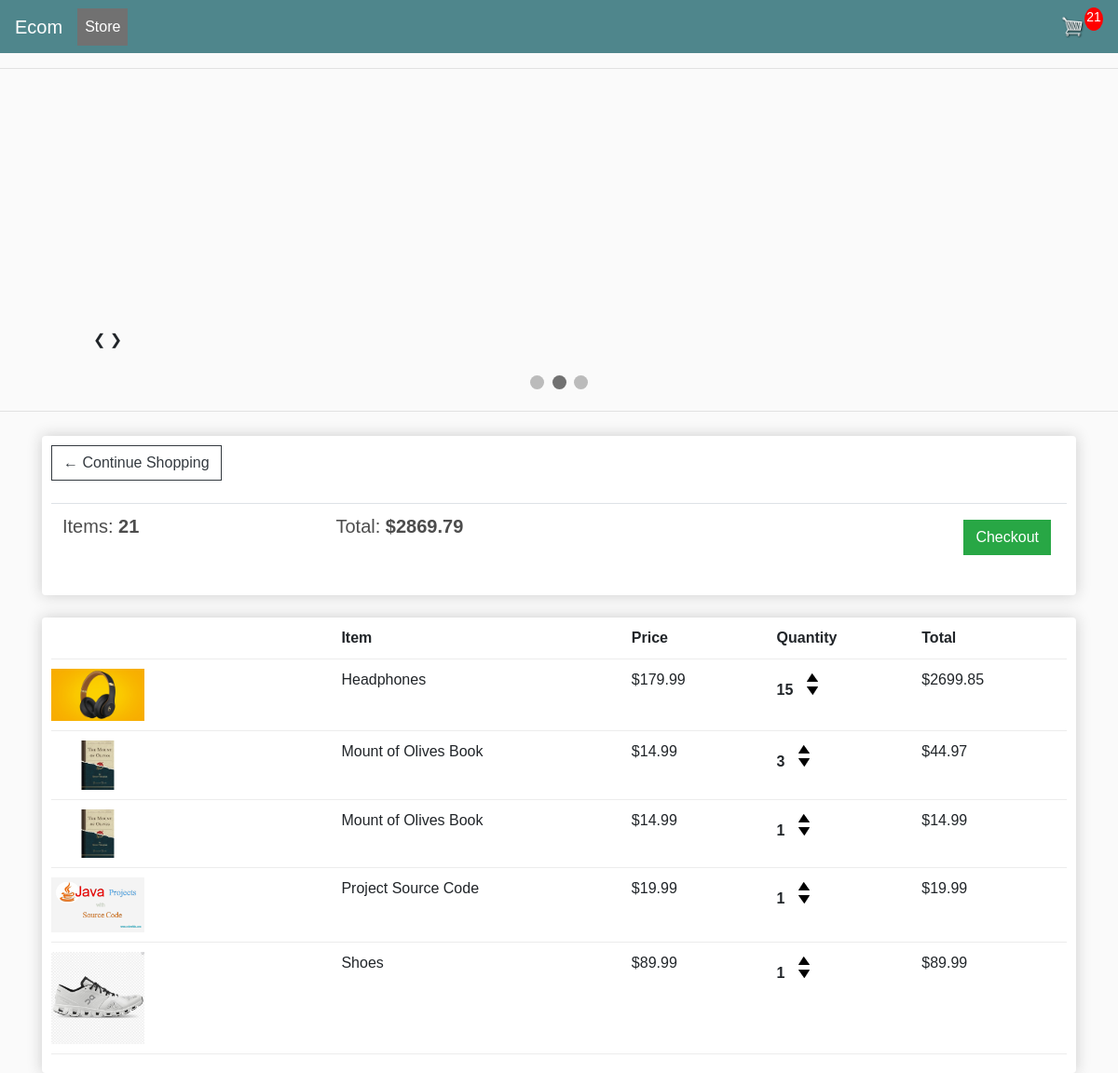
The app's page /cart/ (signed in) with its own data.
### store/models.py (models this page shows, shortened)
class Order(models.Model):
        customer = models.ForeignKey(Customer,on_delete=models.SET_NULL, blank=True, null=True)
        date_order = models.DateTimeField(auto_now_add=True)
        complete = models.BooleanField(default=False, null=True, blank=False)
        transaction_id = models.CharField(max_length=200, null=True)
        @property
        def get_cart_total(self):
            orderitems = self.orderitem_set.all()
            total = sum([item.get_total for item in orderitems])
            return total
        @property
        def get_cart_items(self):
            orderitems = self.orderitem_set.all()
            total = sum([item.quantity for item in orderitems])
            return total

class OrderItem(models.Model):
        product = models.ForeignKey(Product, on_delete=models.SET_NULL, blank=True, null=True)
        order = models.ForeignKey(Order, on_delete=models.SET_NULL, blank=True, null=True)
        quantity = models.IntegerField(default=0, null=True, blank=True)
        date_added = models.DateTimeField(auto_now_add=True)
        @property
        def get_total(self):
            total = self.product.price * self.quantity
            return total

class Product(models.Model):
        name = models.CharField(max_length=200, null=True)
        price = models.DecimalField(max_digits=7,decimal_places=2)
        digital = models.BooleanField(default=False, null=True, blank=False)
        image = models.ImageField(null=True, blank=True)
        @property
        def imageURL(self):
                try:
                    url = self.image.url
                except:
                    url = ''
                return url

### store/views.py (the view)
# urls.py: path('cart/',views.cart, name="cart"),
def cart(request):
     data = cartData(request)
     cartItems= data['cartItems']
     order = data['order']
     items = data['items']
     context = {'items':items, 'order':order, 'cartItems':cartItems}
     return render(request, 'store/cart.html', context)

### store/utils.py (called while the page is built)
def cartData(request):
    if request.user.is_authenticated:
            customer = request.user.customer
            order, created  = Order.objects.get_or_create(customer=customer, complete=False)
            items = order.orderitem_set.all()
            cartItems = order.get_cart_items
    else:
            cookieData = cookieCart(request)
            cartItems= cookieData['cartItems']
            order = cookieData['order']
            items = cookieData['items']
    return{'cartItems':cartItems, 'order':order, 'items':items}

### store/templates/store/cart.html
{% extends 'store/main.html' %} {% load static %} {% block content %}
<div class="row">
    <div class="col-lg-12">
        <div class="box-element">
            <a class="btn btn-outline-dark" href="{% url 'store' %}">&#x2190; Continue Shopping</a>
            <br>
            <br>
            <table class="table">
                <tr>
                    <th>
                        <h5>Items: <strong>{{order.get_cart_items}}</strong></h5>
                    </th>
                    <th>
                        <h5>Total:<strong> ${{order.get_cart_total|floatformat:2}}</strong></h5>
                    </th>
                    <th>
                        <a style="float:right; margin:5px;" class="btn btn-success" href="{% url 'checkout' %}">Checkout</a>
                    </th>
                </tr>
            </table>
        </div>
        <br>
        <div class="box-element">
            <div class="cart-row">
                <div style="flex:2"></div>
                <div style="flex:2"><strong>Item</strong></div>
                <div style="flex:1"><strong>Price</strong></div>
                <div style="flex:1"><strong>Quantity</strong></div>
                <div style="flex:1"><strong>Total</strong></div>
            </div>
            {% for item in items %}
            <div class="cart-row">
                <div style="flex:2"><img class="row-image" src="{{item.product.imageURL}}"></div>
                <div style="flex:2">
                    <p>{{item.product.name}}</p>
                </div>
                <div style="flex:1">
                    <p>${{item.product.price|floatformat:2}}</p>
                </div>
                <div style="flex:1">
                    <p class="quantity">
                        {{item.quantity}}
                    </p>
                    <div class="quantity">
                        <img data-product={{item.product.id}} data-action="add" class="chg-quantity update-cart" src="{% static  'images/arrow-up.png' %}">
                        <img data-product={{item.product.id}} data-action="remove" class="chg-quantity update-cart" src="{% static  'images/arrow-down.png' %}">
                    </div>
                </div>
                <div style="flex:1">
                    <p>${{item.get_total}}</p>
                </div>
            </div>
            {% endfor %}
        </div>
    </div>
</div>
{% endblock content %}

### store/templates/store/main.html (shortened to what this page needs)
<!DOCTYPE html> {% load static %}
<html>
<head>
    <link rel="stylesheet" href="https://stackpath.bootstrapcdn.com/bootstrap/4.4.1/css/bootstrap.min.css">
    <link rel="stylesheet" type="text/css" href="{% static 'css/main.css' %}">
</head>
<body>
    <nav class="navbar navbar-expand-lg navbar-dark bg-dark">
        <a class="navbar-brand" href="{% url 'store' %}">Ecom</a>
        <div class="collapse navbar-collapse" id="navbarSupportedContent">
            <ul class="navbar-nav mr-auto">
                <li class="nav-item active">
                    <a class="nav-link" href="{% url 'store' %}">Store <span class="sr-only">(current)</span></a>
                </li>
            </ul>
            <div class="form-inline my-2 my-lg-0">
                <a href="{% url 'cart' %}">
                    <img id="cart-icon" src="{% static 'images/cart.png' %}">
                </a>
                <p id="cart-total">{{cartItems}}</p>
            </div>
        </div>
    </nav>
    <hr>
    <div class="slideshow-container">
        <a class="prev" onclick="plusSlides(-1)">&#10094;</a>
        <a class="next" onclick="plusSlides(1)">&#10095;</a>
    </div>
    <br>
    <div style="text-align:center">
        <span class="dot" onclick="currentSlide(1)"></span>
        <span class="dot" onclick="currentSlide(2)"></span>
        <span class="dot" onclick="currentSlide(3)"></span>
    </div>
    <hr>
    <div class="container">
        {% block content %} {% endblock content %}
    </div>
</body>
</html>

### static/css/main.css (style rules this page uses)
body { background-color: hsl(0, 0%, 98%); }
h1, h2, h3, h4, h5, h6 { color: hsl(0, 0%, 30%); }
.box-element { box-shadow: hsl(0, 0%, 80%) 0 0 16px; background-color: #fff; border-radius: 4px; padding: 10px; }
.bg-dark { background-color: #4f868c!important; }
#cart-icon { width: 25px; display: inline-block; margin-left: 15px; }
#cart-total { display: block; text-align: center; color: #fff; background-color: red; width: 20px; height: 25px; border-radius: 50%; font-size: 14px; }
.col-lg-4, .col-lg-6, .col-lg-8, .col-lg-12 { margin-top: 10px; }
.btn { border-radius: 0; }
.row-image { width: 100px; }
.cart-row { display: flex; align-items: flex-stretch; padding-bottom: 10px; margin-bottom: 10px; border-bottom: 1px solid #ececec; }
.quantity { display: inline-block; font-weight: 700; padding-right: 10px; }
.chg-quantity { width: 12px; cursor: pointer; display: block; margin-top: 5px; transition: .1s; }
* { box-sizing: border-box; }
body { font-family: Verdana, sans-serif; }
img { vertical-align: middle; }
.slideshow-container { max-width: 1000px; position: relative; margin: auto; }
.dot { height: 15px; width: 15px; margin: 0 2px; background-color: #bbb; border-radius: 50%; display: inline-block; transition: background-color 0.6s ease; }
.active { background-color: #717171; }

### records on screen
Order: get_cart_items "21", get_cart_total "2869.79"
OrderItem: product.imageURL (picture), product.name "Headphones", product.price "179.99", quantity "15", get_total "2699.85"
OrderItem: product.imageURL (picture), product.name "Mount of Olives Book", product.price "14.99", quantity "3", get_total "44.97"
OrderItem: product.imageURL (picture), product.name "Mount of Olives Book", product.price "14.99", quantity "1", get_total "14.99"
OrderItem: product.imageURL (picture), product.name "Project Source Code", product.price "19.99", quantity "1", get_total "19.99"
OrderItem: product.imageURL (picture), product.name "Shoes", product.price "89.99", quantity "1", get_total "89.99"

### other values on screen
{{ cartItems }} "21"
